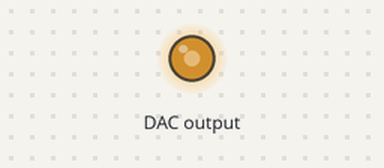
A program run on a simulated Raspberry Pi (BCM pin numbers), started with the argument 3. Shown: output pins drawn as LEDs (lit = HIGH). What the program prints to the terminal is not drawn. At 0.0 s the program stops and its outputs stay as they are.

Above: at 0.1 s.
Timing chart, 0 to 1.5 s (numbered marks = the images above):
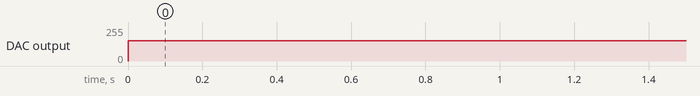

Measured:
- by itself, DAC output: 0/255 → 153/255 at 0.00 s

The program:

write_voltage.py
```python
#!/usr/bin/python

import os,sys
import time
import datetime
import sys

sys.path.append('/home/pi/cloned/Adafruit-Raspberry-Pi-Python-Code/Adafruit_I2C')
sys.path.append('/home/pi/cloned/Adafruit-Raspberry-Pi-Python-Code/Adafruit_MCP4725')
sys.path.append('/home/pi/raspberrypi')
sys.path.append('/home/pi/raspberrypi_python')

from Adafruit_MCP4725 import MCP4725
import time

DAC_RESOLUTION    = 12

# Initialise the DAC using the default address
dac = MCP4725(0x62)

if len(sys.argv)==0:
    print 'Must supply a value 0->5 V'
    sys.exit(1)

# make sure input is between 0 and 5 V
value=min(float(sys.argv[1]),5)
value=max(value,0)
print "Output %.1f V" % value
val=int((value/5.0)*2**DAC_RESOLUTION)
dac.setVoltage(val)
```
